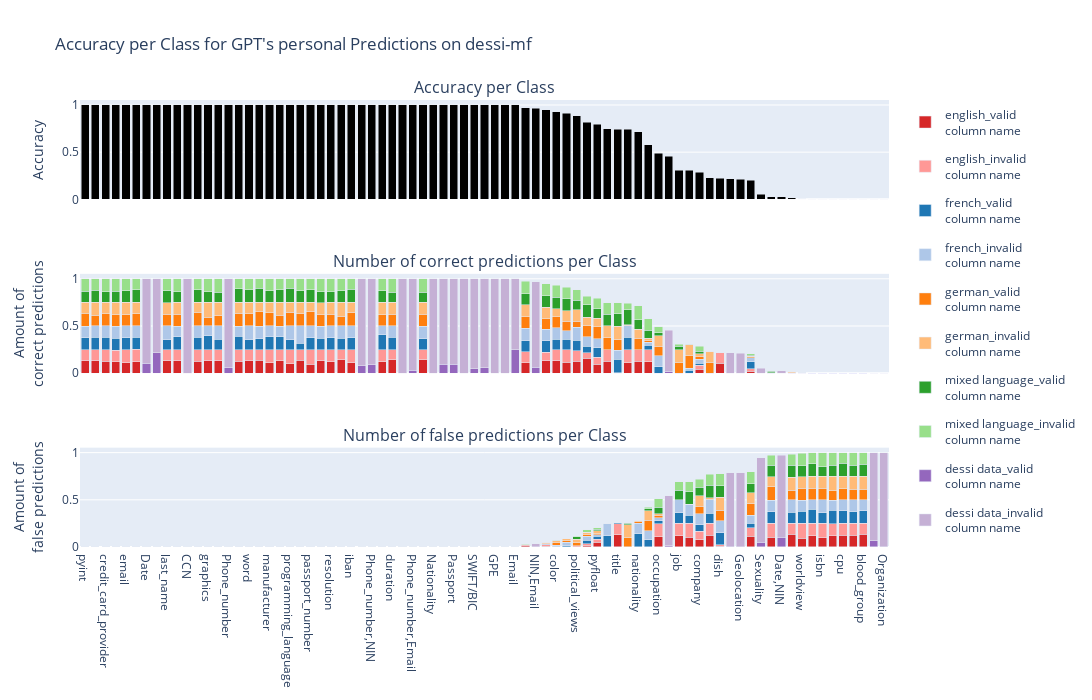
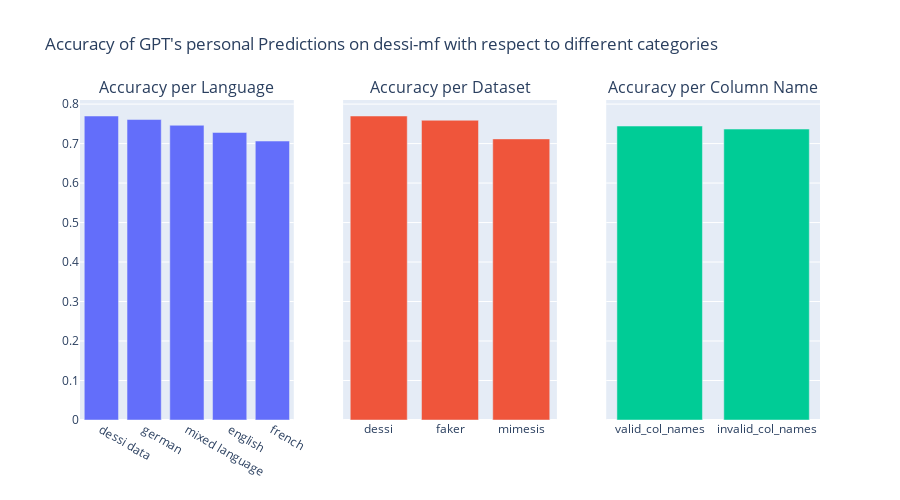

Here is the notebook cell these charts were saved with, in order:
### Code cell
create_analysis_plot(results_df_own_data)

### Figure 1 — Plotly figure (JSON) as saved in the notebook; plotly's stock layout.template omitted (floating-point values rounded to 4 significant figures)
{"data": [{"marker": {"color": "black"}, "showlegend": false, "type": "bar", "x": ["pyint", "credit_card_number", "credit_card_provider", "swift", "email", "ean", "Date", "Email,Phone_number", "last_name", "first_name", "CCN", "float_number", "graphics", "date", "Phone_number", "phone_number", "word", "isbn13", "manufacturer", "url", "programming_language", "integer_number", "passport_number", "full_name", "resolution", "system_quality_attribute", "iban", "Email,NIN", "Phone_number,NIN", "version", "duration", "Race", "Phone_number,Email", "name", "Nationality", "NIN,Phone_number", "Passport", "IBAN", "SWIFT/BIC", "Religion", "GPE", "ID_Card", "Email", "address", "NIN,Email", "measure_unit", "color", "language", "political_views", "phone_model", "pyfloat", "ssn", "title", "answer", "nationality", "city", "occupation", "NIN", "job", "academic_degree", "company", "gender", "dish", "Gender", "Geolocation", "drink", "Sexuality", "user_agent", "Date,NIN", "current_location", "worldview", "currency", "isbn", "blood_type", "cpu", "sex", "blood_group", "NIN,Date", "Organization"], "y": [1, 1, 1, 1, 1, 1, 1, 1, 1, 1, 1, 1, 1, 1, 1, 1, 1, 1, 1, 1, 1, 1, 1, 1, 1, 1, 1, 1, 1, 1, 1, 1, 1, 1, 1, 1, 1, 1, 1, 1, 1, 1, 1, 0.972, 0.9677, 0.9474, 0.93, 0.91, 0.885, 0.8158, 0.7958, 0.7478, 0.745, 0.7434, 0.715, 0.5789, 0.4899, 0.4567, 0.307, 0.3065, 0.2844, 0.23, 0.2237, 0.2157, 0.2129, 0.2039, 0.05263, 0.02632, 0.02564, 0.01754, 0.005, 0, 0, 0, 0, 0, 0, 0, 0]}, {"legendgroup": "0", "marker": {"color": "#d62728"}, "name": "english_valid<br>column name", "showlegend": true, "type": "bar", "x": ["company", "academic_degree", "political_views", "color", "currency", "credit_card_provider", "language", "ean", "cpu", "graphics", "float_number", "word", "isbn13", "job", "phone_number", "email", "programming_language", "blood_type", "worldview", "title", "credit_card_number", "pyint", "current_location", "pyfloat", "first_name", "resolution", "last_name", "url", "ssn", "manufacturer", "nationality", "sex", "occupation", "blood_group", "integer_number", "dish", "system_quality_attribute", "version", "passport_number", "date", "swift", "answer", "city", "duration", "address", "name", "full_name", "drink", "user_agent", "isbn", "iban", "measure_unit", "phone_model", "gender"], "xaxis": "x2", "y": [0.04289, 0, 0.125, 0.1309, 0, 0.1276, 0.115, 0.1203, 0, 0.1316, 0.125, 0.1316, 0.1349, 0, 0.1241, 0.1121, 0.09868, 0, 0, 0, 0.1332, 0.134, 0, 0.09343, 0.1335, 0.1184, 0.1291, 0.1306, 0.1283, 0.1118, 0.125, 0, 0, 0, 0.1382, 0.1053, 0.1447, 0.1184, 0.09649, 0.131, 0.1197, 0.1118, 0.1184, 0.1447, 0.1121, 0.1422, 0.1313, 0.01974, 0, 0, 0.1096, 0.1316, 0.1579, 0], "yaxis": "y2"}, {"legendgroup": "1", "marker": {"color": "#ff9896"}, "name": "english_invalid<br>column name", "showlegend": true, "type": "bar", "x": ["company", "academic_degree", "political_views", "color", "currency", "credit_card_provider", "language", "ean", "cpu", "graphics", "float_number", "word", "isbn13", "job", "phone_number", "email", "programming_language", "blood_type", "worldview", "title", "credit_card_number", "pyint", "current_location", "pyfloat", "first_name", "resolution", "last_name", "url", "ssn", "manufacturer", "nationality", "sex", "occupation", "blood_group", "integer_number", "dish", "system_quality_attribute", "version", "passport_number", "date", "swift", "answer", "city", "duration", "address", "name", "full_name", "drink", "user_agent", "isbn", "iban", "measure_unit", "phone_model", "gender"], "xaxis": "x2", "y": [0.04289, 0, 0.11, 0.1196, 0, 0.1207, 0.135, 0.1306, 0, 0.1184, 0.125, 0.1184, 0.1142, 0, 0.1265, 0.1379, 0.1513, 0, 0, 0.005, 0.1168, 0.1134, 0, 0.07612, 0.1148, 0.1316, 0.1197, 0.1168, 0.1195, 0.1382, 0.125, 0, 0, 0, 0.1118, 0.1184, 0.1053, 0.1316, 0.1535, 0.1172, 0.1232, 0.1382, 0.1316, 0.1053, 0.1145, 0.1067, 0.1162, 0.02632, 0, 0, 0.1404, 0.09211, 0.05921, 0], "yaxis": "y2"}, {"legendgroup": "2", "marker": {"color": "#1f77b4"}, "name": "french_valid<br>column name", "showlegend": true, "type": "bar", "x": ["credit_card_number", "credit_card_provider", "email", "ean", "measure_unit", "ssn", "first_name", "swift", "currency", "isbn", "date", "phone_model", "company", "language", "pyfloat", "pyint", "last_name", "integer_number", "blood_group", "word", "passport_number", "political_views", "color", "url", "float_number", "blood_type", "academic_degree", "full_name", "gender", "dish", "current_location", "address", "drink", "phone_number", "occupation", "title", "cpu", "duration", "isbn13", "user_agent", "graphics", "city", "name", "answer", "nationality", "sex", "worldview", "job", "manufacturer", "iban", "programming_language", "version", "system_quality_attribute", "resolution"], "xaxis": "x2", "y": [0.1332, 0.131, 0.1262, 0.1271, 0.1184, 0, 0.1358, 0.1268, 0, 0, 0.1138, 0.06579, 0.01806, 0.11, 0.1003, 0.1271, 0.1056, 0.06579, 0, 0.1053, 0.1272, 0.115, 0.1106, 0.1375, 0.1316, 0, 0.03015, 0.1212, 0, 0, 0, 0.1168, 0.07237, 0.1382, 0.06566, 0.145, 0, 0.1316, 0.1176, 0, 0.1447, 0.04605, 0.1156, 0.1316, 0, 0, 0.005, 0, 0.1382, 0.1272, 0.1053, 0.1579, 0.1184, 0.125], "yaxis": "y2"}, {"legendgroup": "3", "marker": {"color": "#aec7e8"}, "name": "french_invalid<br>column name", "showlegend": true, "type": "bar", "x": ["credit_card_number", "credit_card_provider", "email", "ean", "measure_unit", "ssn", "first_name", "swift", "currency", "isbn", "date", "phone_model", "company", "language", "pyfloat", "pyint", "last_name", "integer_number", "blood_group", "word", "passport_number", "political_views", "color", "url", "float_number", "blood_type", "academic_degree", "full_name", "gender", "dish", "current_location", "address", "drink", "phone_number", "occupation", "title", "cpu", "duration", "isbn13", "user_agent", "graphics", "city", "name", "answer", "nationality", "sex", "worldview", "job", "manufacturer", "iban", "programming_language", "version", "system_quality_attribute", "resolution"], "xaxis": "x2", "y": [0.1168, 0.1207, 0.1238, 0.1237, 0.125, 0, 0.1148, 0.1268, 0, 0, 0.1379, 0.1053, 0.04515, 0.09, 0.09689, 0.1237, 0.1455, 0.1842, 0, 0.1447, 0.1228, 0.135, 0.1196, 0.1134, 0.1184, 0, 0.0201, 0.1263, 0, 0, 0, 0.1332, 0.04605, 0.1101, 0.1212, 0.095, 0, 0.1184, 0.1315, 0.006579, 0.1053, 0.03289, 0.1333, 0.1184, 0, 0, 0, 0, 0.1118, 0.1228, 0.1447, 0.09211, 0.1316, 0.125], "yaxis": "y2"}, {"legendgroup": "4", "marker": {"color": "#ff7f0e"}, "name": "german_valid<br>column name", "showlegend": true, "type": "bar", "x": ["pyint", "pyfloat", "academic_degree", "gender", "last_name", "address", "blood_type", "sex", "credit_card_provider", "swift", "company", "url", "color", "integer_number", "title", "currency", "full_name", "graphics", "isbn", "blood_group", "ssn", "measure_unit", "ean", "first_name", "system_quality_attribute", "email", "phone_number", "job", "occupation", "drink", "isbn13", "word", "date", "programming_language", "iban", "manufacturer", "phone_model", "language", "float_number", "nationality", "name", "passport_number", "city", "current_location", "credit_card_number", "political_views", "duration", "worldview", "cpu", "resolution", "user_agent", "dish", "version", "answer"], "xaxis": "x2", "y": [0.1375, 0.1246, 0.1357, 0.115, 0.1244, 0.1192, 0, 0, 0.131, 0.1232, 0.02483, 0.1168, 0.1151, 0.1316, 0.11, 0, 0.1263, 0.09211, 0, 0, 0.1283, 0.1118, 0.1271, 0.1241, 0.1053, 0.1168, 0.1358, 0.114, 0.101, 0.01316, 0.1522, 0.1316, 0.1103, 0.1447, 0.1404, 0.1382, 0.1118, 0.1, 0.1447, 0.12, 0.1289, 0.1491, 0.01316, 0.004386, 0.1145, 0.065, 0.125, 0, 0, 0.125, 0, 0, 0.1184, 0.006579], "yaxis": "y2"}, {"legendgroup": "5", "marker": {"color": "#ffbb78"}, "name": "german_invalid<br>column name", "showlegend": true, "type": "bar", "x": ["pyint", "pyfloat", "academic_degree", "gender", "last_name", "address", "blood_type", "sex", "credit_card_provider", "swift", "company", "url", "color", "integer_number", "title", "currency", "full_name", "graphics", "isbn", "blood_group", "ssn", "measure_unit", "ean", "first_name", "system_quality_attribute", "email", "phone_number", "job", "occupation", "drink", "isbn13", "word", "date", "programming_language", "iban", "manufacturer", "phone_model", "language", "float_number", "nationality", "name", "passport_number", "city", "current_location", "credit_card_number", "political_views", "duration", "worldview", "cpu", "resolution", "user_agent", "dish", "version", "answer"], "xaxis": "x2", "y": [0.1134, 0.08997, 0.1156, 0.115, 0.1244, 0.1308, 0, 0, 0.1207, 0.1303, 0.0316, 0.134, 0.08804, 0.1184, 0.14, 0, 0.1263, 0.1579, 0, 0, 0.1239, 0.1184, 0.1237, 0.1265, 0.1447, 0.1332, 0.1148, 0.136, 0.1061, 0, 0.1003, 0.1184, 0.1414, 0.1053, 0.1096, 0.1118, 0.09211, 0.11, 0.1053, 0.095, 0.1244, 0.1009, 0.02632, 0.008772, 0.1355, 0.12, 0.125, 0, 0, 0.125, 0, 0, 0.1316, 0.006579], "yaxis": "y2"}, {"legendgroup": "6", "marker": {"color": "#2ca02c"}, "name": "mixed language_valid<br>column name", "showlegend": true, "type": "bar", "x": ["swift", "credit_card_number", "political_views", "pyint", "float_number", "last_name", "address", "current_location", "phone_number", "isbn13", "manufacturer", "company", "title", "color", "job", "occupation", "word", "date", "cpu", "integer_number", "passport_number", "phone_model", "city", "academic_degree", "url", "ssn", "system_quality_attribute", "gender", "ean", "first_name", "iban", "sex", "drink", "email", "pyfloat", "currency", "answer", "measure_unit", "blood_group", "user_agent", "credit_card_provider", "name", "programming_language", "dish", "full_name", "language", "worldview", "duration", "resolution", "version", "graphics", "isbn", "blood_type", "nationality"], "xaxis": "x2", "y": [0.1162, 0.1262, 0.105, 0.1168, 0.1316, 0.1244, 0.1145, 0.004386, 0.1452, 0.1488, 0.125, 0.02935, 0.135, 0.1219, 0.03509, 0.03535, 0.1316, 0.1034, 0, 0.125, 0.1316, 0.1316, 0.08553, 0.005025, 0.134, 0.1239, 0.125, 0, 0.1306, 0.1124, 0.1404, 0, 0.01316, 0.1215, 0.1038, 0, 0.1579, 0.125, 0, 0.01316, 0.1103, 0.1067, 0.1513, 0, 0.1162, 0.13, 0, 0.1053, 0.1118, 0.125, 0.1118, 0, 0, 0.1], "yaxis": "y2"}, {"legendgroup": "7", "marker": {"color": "#98df8a"}, "name": "mixed language_invalid<br>column name", "showlegend": true, "type": "bar", "x": ["swift", "credit_card_number", "political_views", "pyint", "float_number", "last_name", "address", "current_location", "phone_number", "isbn13", "manufacturer", "company", "title", "color", "job", "occupation", "word", "date", "cpu", "integer_number", "passport_number", "phone_model", "city", "academic_degree", "url", "ssn", "system_quality_attribute", "gender", "ean", "first_name", "iban", "sex", "drink", "email", "pyfloat", "currency", "answer", "measure_unit", "blood_group", "user_agent", "credit_card_provider", "name", "programming_language", "dish", "full_name", "language", "worldview", "duration", "resolution", "version", "graphics", "isbn", "blood_type", "nationality"], "xaxis": "x2", "y": [0.1338, 0.1238, 0.11, 0.134, 0.1184, 0.1268, 0.1308, 0, 0.1054, 0.1003, 0.125, 0.04966, 0.115, 0.1242, 0.02193, 0.06061, 0.1184, 0.1448, 0, 0.125, 0.1184, 0.09211, 0.125, 0, 0.1168, 0.1239, 0.125, 0, 0.1168, 0.1382, 0.1096, 0, 0.01316, 0.1285, 0.1107, 0, 0.07237, 0.125, 0, 0.006579, 0.1379, 0.1422, 0.09868, 0, 0.1364, 0.12, 0, 0.1447, 0.1382, 0.125, 0.1382, 0, 0, 0.15], "yaxis": "y2"}, {"legendgroup": "8", "marker": {"color": "#9467bd"}, "name": "dessi data_valid<br>column name", "showlegend": true, "type": "bar", "x": ["Date", "Geolocation", "Email,Phone_number", "CCN", "NIN", "Phone_number", "Gender", "NIN,Date", "Email,NIN", "Phone_number,NIN", "Race", "NIN,Email", "Sexuality", "Phone_number,Email", "Nationality", "NIN,Phone_number", "Passport", "IBAN", "SWIFT/BIC", "Religion", "Organization", "Date,NIN", "GPE", "ID_Card", "Email"], "xaxis": "x2", "y": [0.1071, 0, 0.2143, 0, 0.01493, 0.05941, 0, 0, 0.07692, 0.08889, 0, 0.06452, 0, 0.03333, 0, 0.09302, 0.09524, 0, 0.04651, 0.05556, 0, 0, 0, 0, 0.25], "yaxis": "y2"}, {"legendgroup": "9", "marker": {"color": "#c5b0d5"}, "name": "dessi data_invalid<br>column name", "showlegend": true, "type": "bar", "x": ["Date", "Geolocation", "Email,Phone_number", "CCN", "NIN", "Phone_number", "Gender", "NIN,Date", "Email,NIN", "Phone_number,NIN", "Race", "NIN,Email", "Sexuality", "Phone_number,Email", "Nationality", "NIN,Phone_number", "Passport", "IBAN", "SWIFT/BIC", "Religion", "Organization", "Date,NIN", "GPE", "ID_Card", "Email"], "xaxis": "x2", "y": [0.8929, 0.2129, 0.7857, 1, 0.4418, 0.9406, 0.2157, 0, 0.9231, 0.9111, 1, 0.9032, 0.05263, 0.9667, 1, 0.907, 0.9048, 1, 0.9535, 0.9444, 0, 0.02564, 1, 1, 0.75], "yaxis": "y2"}, {"legendgroup": "0", "marker": {"color": "#d62728"}, "name": "english_valid<br>column name", "showlegend": false, "type": "bar", "x": ["company", "academic_degree", "political_views", "color", "currency", "credit_card_provider", "language", "ean", "cpu", "graphics", "float_number", "word", "isbn13", "job", "phone_number", "email", "programming_language", "blood_type", "worldview", "title", "credit_card_number", "pyint", "current_location", "pyfloat", "first_name", "resolution", "last_name", "url", "ssn", "manufacturer", "nationality", "sex", "occupation", "blood_group", "integer_number", "dish", "system_quality_attribute", "version", "passport_number", "date", "swift", "answer", "city", "duration", "address", "name", "full_name", "drink", "user_agent", "isbn", "iban", "measure_unit", "phone_model", "gender"], "xaxis": "x3", "y": [0.07675, 0.1055, 0.005, 0, 0.1203, 0, 0, 0, 0.125, 0, 0, 0, 0, 0.1184, 0, 0, 0, 0.1206, 0.095, 0.13, 0, 0, 0.136, 0.04844, 0, 0, 0, 0, 0, 0, 0, 0.1228, 0.1111, 0.136, 0, 0.006579, 0, 0, 0, 0, 0, 0, 0, 0, 0.01402, 0, 0, 0.1118, 0.1053, 0.09868, 0, 0.006579, 0.01316, 0.125], "yaxis": "y3"}, {"legendgroup": "1", "marker": {"color": "#ff9896"}, "name": "english_invalid<br>column name", "showlegend": false, "type": "bar", "x": ["company", "academic_degree", "political_views", "color", "currency", "credit_card_provider", "language", "ean", "cpu", "graphics", "float_number", "word", "isbn13", "job", "phone_number", "email", "programming_language", "blood_type", "worldview", "title", "credit_card_number", "pyint", "current_location", "pyfloat", "first_name", "resolution", "last_name", "url", "ssn", "manufacturer", "nationality", "sex", "occupation", "blood_group", "integer_number", "dish", "system_quality_attribute", "version", "passport_number", "date", "swift", "answer", "city", "duration", "address", "name", "full_name", "drink", "user_agent", "isbn", "iban", "measure_unit", "phone_model", "gender"], "xaxis": "x3", "y": [0.08804, 0.1457, 0.01, 0, 0.1306, 0, 0, 0, 0.125, 0, 0, 0, 0, 0.1316, 0, 0, 0, 0.1256, 0.155, 0.115, 0, 0, 0.114, 0.03114, 0, 0, 0, 0, 0, 0, 0, 0.1272, 0.1364, 0.114, 0, 0.01974, 0, 0, 0, 0, 0, 0, 0, 0, 0.009346, 0, 0, 0.09211, 0.1447, 0.1513, 0, 0.01974, 0.01974, 0.125], "yaxis": "y3"}, {"legendgroup": "2", "marker": {"color": "#1f77b4"}, "name": "french_valid<br>column name", "showlegend": false, "type": "bar", "x": ["credit_card_number", "credit_card_provider", "email", "ean", "measure_unit", "ssn", "first_name", "swift", "currency", "isbn", "date", "phone_model", "company", "language", "pyfloat", "pyint", "last_name", "integer_number", "blood_group", "word", "passport_number", "political_views", "color", "url", "float_number", "blood_type", "academic_degree", "full_name", "gender", "dish", "current_location", "address", "drink", "phone_number", "occupation", "title", "cpu", "duration", "isbn13", "user_agent", "graphics", "city", "name", "answer", "nationality", "sex", "worldview", "job", "manufacturer", "iban", "programming_language", "version", "system_quality_attribute", "resolution"], "xaxis": "x3", "y": [0, 0, 0, 0, 0, 0.1195, 0, 0, 0.1478, 0.1118, 0, 0.03947, 0.07223, 0.015, 0.0346, 0, 0, 0, 0.136, 0, 0, 0, 0.009029, 0, 0, 0.1407, 0.08543, 0, 0.11, 0.125, 0.1184, 0, 0.04605, 0, 0.0303, 0.01, 0.1316, 0, 0, 0.125, 0, 0.07895, 0, 0, 0.14, 0.1228, 0.13, 0.114, 0, 0, 0, 0, 0, 0], "yaxis": "y3"}, {"legendgroup": "3", "marker": {"color": "#aec7e8"}, "name": "french_invalid<br>column name", "showlegend": false, "type": "bar", "x": ["credit_card_number", "credit_card_provider", "email", "ean", "measure_unit", "ssn", "first_name", "swift", "currency", "isbn", "date", "phone_model", "company", "language", "pyfloat", "pyint", "last_name", "integer_number", "blood_group", "word", "passport_number", "political_views", "color", "url", "float_number", "blood_type", "academic_degree", "full_name", "gender", "dish", "current_location", "address", "drink", "phone_number", "occupation", "title", "cpu", "duration", "isbn13", "user_agent", "graphics", "city", "name", "answer", "nationality", "sex", "worldview", "job", "manufacturer", "iban", "programming_language", "version", "system_quality_attribute", "resolution"], "xaxis": "x3", "y": [0, 0, 0, 0, 0.006579, 0.1327, 0, 0, 0.09966, 0.1382, 0, 0.03947, 0.1151, 0.035, 0.0173, 0, 0, 0, 0.114, 0, 0, 0, 0.01129, 0, 0, 0.1106, 0.1156, 0, 0.14, 0.125, 0.1316, 0, 0.08553, 0, 0.0303, 0, 0.1184, 0, 0, 0.1184, 0, 0.09211, 0, 0, 0.11, 0.1272, 0.115, 0.136, 0, 0, 0, 0, 0, 0], "yaxis": "y3"}, {"legendgroup": "4", "marker": {"color": "#ff7f0e"}, "name": "german_valid<br>column name", "showlegend": false, "type": "bar", "x": ["pyint", "pyfloat", "academic_degree", "gender", "last_name", "address", "blood_type", "sex", "credit_card_provider", "swift", "company", "url", "color", "integer_number", "title", "currency", "full_name", "graphics", "isbn", "blood_group", "ssn", "measure_unit", "ean", "first_name", "system_quality_attribute", "email", "phone_number", "job", "occupation", "drink", "isbn13", "word", "date", "programming_language", "iban", "manufacturer", "phone_model", "language", "float_number", "nationality", "name", "passport_number", "city", "current_location", "credit_card_number", "political_views", "duration", "worldview", "cpu", "resolution", "user_agent", "dish", "version", "answer"], "xaxis": "x3", "y": [0, 0.01038, 0, 0.005, 0, 0, 0.1005, 0.1096, 0, 0, 0.08126, 0, 0.02483, 0, 0, 0.1237, 0, 0, 0.125, 0.114, 0, 0, 0, 0, 0, 0, 0, 0, 0.0303, 0.125, 0, 0, 0, 0, 0, 0, 0.01974, 0.015, 0, 0.015, 0, 0, 0.1118, 0.1009, 0, 0.03, 0, 0.125, 0.1184, 0, 0.1447, 0.1118, 0, 0.09868], "yaxis": "y3"}, {"legendgroup": "5", "marker": {"color": "#ffbb78"}, "name": "german_invalid<br>column name", "showlegend": false, "type": "bar", "x": ["pyint", "pyfloat", "academic_degree", "gender", "last_name", "address", "blood_type", "sex", "credit_card_provider", "swift", "company", "url", "color", "integer_number", "title", "currency", "full_name", "graphics", "isbn", "blood_group", "ssn", "measure_unit", "ean", "first_name", "system_quality_attribute", "email", "phone_number", "job", "occupation", "drink", "isbn13", "word", "date", "programming_language", "iban", "manufacturer", "phone_model", "language", "float_number", "nationality", "name", "passport_number", "city", "current_location", "credit_card_number", "political_views", "duration", "worldview", "cpu", "resolution", "user_agent", "dish", "version", "answer"], "xaxis": "x3", "y": [0, 0.02768, 0, 0.015, 0, 0, 0.1508, 0.1404, 0, 0, 0.1106, 0, 0.02032, 0, 0, 0.1271, 0, 0, 0.125, 0.136, 0, 0.01974, 0, 0, 0, 0, 0, 0, 0.01515, 0.1118, 0, 0, 0, 0, 0, 0, 0.02632, 0.025, 0, 0.02, 0, 0, 0.09868, 0.136, 0, 0.035, 0, 0.125, 0.1316, 0, 0.1053, 0.1382, 0, 0.1382], "yaxis": "y3"}, {"legendgroup": "6", "marker": {"color": "#2ca02c"}, "name": "mixed language_valid<br>column name", "showlegend": false, "type": "bar", "x": ["swift", "credit_card_number", "political_views", "pyint", "float_number", "last_name", "address", "current_location", "phone_number", "isbn13", "manufacturer", "company", "title", "color", "job", "occupation", "word", "date", "cpu", "integer_number", "passport_number", "phone_model", "city", "academic_degree", "url", "ssn", "system_quality_attribute", "gender", "ean", "first_name", "iban", "sex", "drink", "email", "pyfloat", "currency", "answer", "measure_unit", "blood_group", "user_agent", "credit_card_provider", "name", "programming_language", "dish", "full_name", "language", "worldview", "duration", "resolution", "version", "graphics", "isbn", "blood_type", "nationality"], "xaxis": "x3", "y": [0, 0, 0.03, 0, 0, 0, 0, 0.1316, 0, 0, 0, 0.09029, 0, 0.004515, 0.1009, 0.06566, 0, 0, 0.1382, 0, 0, 0, 0.02632, 0.1357, 0, 0, 0, 0.135, 0, 0, 0, 0.1184, 0.09868, 0, 0.0173, 0.1306, 0.01316, 0, 0.1272, 0.125, 0, 0, 0, 0.125, 0, 0, 0.115, 0, 0, 0, 0, 0.09868, 0.1156, 0], "yaxis": "y3"}, {"legendgroup": "7", "marker": {"color": "#98df8a"}, "name": "mixed language_invalid<br>column name", "showlegend": false, "type": "bar", "x": ["swift", "credit_card_number", "political_views", "pyint", "float_number", "last_name", "address", "current_location", "phone_number", "isbn13", "manufacturer", "company", "title", "color", "job", "occupation", "word", "date", "cpu", "integer_number", "passport_number", "phone_model", "city", "academic_degree", "url", "ssn", "system_quality_attribute", "gender", "ean", "first_name", "iban", "sex", "drink", "email", "pyfloat", "currency", "answer", "measure_unit", "blood_group", "user_agent", "credit_card_provider", "name", "programming_language", "dish", "full_name", "language", "worldview", "duration", "resolution", "version", "graphics", "isbn", "blood_type", "nationality"], "xaxis": "x3", "y": [0, 0, 0.005, 0, 0, 0, 0.004673, 0.114, 0, 0, 0, 0.08126, 0, 0, 0.09211, 0.09091, 0, 0, 0.1118, 0, 0, 0.02632, 0.01316, 0.1055, 0, 0, 0, 0.115, 0, 0, 0, 0.1316, 0.125, 0, 0.0173, 0.1203, 0.006579, 0, 0.1228, 0.1053, 0, 0, 0, 0.125, 0, 0, 0.135, 0, 0, 0, 0, 0.1513, 0.1357, 0], "yaxis": "y3"}, {"legendgroup": "8", "marker": {"color": "#9467bd"}, "name": "dessi data_valid<br>column name", "showlegend": false, "type": "bar", "x": ["Date", "Geolocation", "Email,Phone_number", "CCN", "NIN", "Phone_number", "Gender", "NIN,Date", "Email,NIN", "Phone_number,NIN", "Race", "NIN,Email", "Sexuality", "Phone_number,Email", "Nationality", "NIN,Phone_number", "Passport", "IBAN", "SWIFT/BIC", "Religion", "Organization", "Date,NIN", "GPE", "ID_Card", "Email"], "xaxis": "x3", "y": [0, 0, 0, 0, 0.01493, 0, 0, 0.06667, 0, 0, 0, 0, 0.05263, 0, 0, 0, 0, 0, 0, 0, 0, 0.1026, 0, 0, 0], "yaxis": "y3"}, {"legendgroup": "9", "marker": {"color": "#c5b0d5"}, "name": "dessi data_invalid<br>column name", "showlegend": false, "type": "bar", "x": ["Date", "Geolocation", "Email,Phone_number", "CCN", "NIN", "Phone_number", "Gender", "NIN,Date", "Email,NIN", "Phone_number,NIN", "Race", "NIN,Email", "Sexuality", "Phone_number,Email", "Nationality", "NIN,Phone_number", "Passport", "IBAN", "SWIFT/BIC", "Religion", "Organization", "Date,NIN", "GPE", "ID_Card", "Email"], "xaxis": "x3", "y": [0, 0.7871, 0, 0, 0.5284, 0, 0.7843, 0.9333, 0, 0, 0, 0.03226, 0.8947, 0, 0, 0, 0, 0, 0, 0, 1, 0.8718, 0, 0, 0], "yaxis": "y3"}], "layout": {"annotations": [{"font": {"size": 16}, "showarrow": false, "text": "Accuracy per Class", "x": 0.5, "xanchor": "center", "xref": "paper", "y": 1, "yanchor": "bottom", "yref": "paper"}, {"font": {"size": 16}, "showarrow": false, "text": "Number of correct predictions per Class", "x": 0.5, "xanchor": "center", "xref": "paper", "y": 0.6111, "yanchor": "bottom", "yref": "paper"}, {"font": {"size": 16}, "showarrow": false, "text": "Number of false predictions per Class", "x": 0.5, "xanchor": "center", "xref": "paper", "y": 0.2222, "yanchor": "bottom", "yref": "paper"}], "barmode": "stack", "height": 700, "title": {"text": "Accuracy per Class for GPT's personal Predictions on dessi-mf"}, "width": 1500, "xaxis": {"anchor": "y", "domain": [0, 1], "matches": "x3", "showticklabels": false}, "xaxis2": {"anchor": "y2", "domain": [0, 1], "matches": "x3", "showticklabels": false}, "xaxis3": {"anchor": "y3", "domain": [0, 1]}, "yaxis": {"anchor": "x", "domain": [0.7778, 1], "title": {"text": "Accuracy"}}, "yaxis2": {"anchor": "x2", "domain": [0.3889, 0.6111], "title": {"text": "Amount of<br>correct predictions"}}, "yaxis3": {"anchor": "x3", "domain": [0, 0.2222], "title": {"text": "Amount of<br>false predictions"}}}}

### Figure 2 — Plotly figure (JSON) as saved in the notebook; plotly's stock layout.template omitted (floating-point values rounded to 4 significant figures)
{"data": [{"showlegend": false, "type": "bar", "x": ["dessi data", "german", "mixed language", "english", "french"], "xaxis": "x", "y": [0.7698, 0.7609, 0.7463, 0.7282, 0.7064], "yaxis": "y"}, {"showlegend": false, "type": "bar", "x": ["dessi", "faker", "mimesis"], "xaxis": "x2", "y": [0.7698, 0.7591, 0.7118], "yaxis": "y2"}, {"showlegend": false, "type": "bar", "x": ["valid_col_names", "invalid_col_names"], "xaxis": "x3", "y": [0.7443, 0.7367], "yaxis": "y3"}], "layout": {"annotations": [{"font": {"size": 16}, "showarrow": false, "text": "Accuracy per Language", "x": 0.1444, "xanchor": "center", "xref": "paper", "y": 1, "yanchor": "bottom", "yref": "paper"}, {"font": {"size": 16}, "showarrow": false, "text": "Accuracy per Dataset", "x": 0.5, "xanchor": "center", "xref": "paper", "y": 1, "yanchor": "bottom", "yref": "paper"}, {"font": {"size": 16}, "showarrow": false, "text": "Accuracy per Column Name", "x": 0.8556, "xanchor": "center", "xref": "paper", "y": 1, "yanchor": "bottom", "yref": "paper"}], "height": 500, "title": {"text": "Accuracy of GPT's personal Predictions on dessi-mf with respect to different categories"}, "width": 900, "xaxis": {"anchor": "y", "domain": [0, 0.2889]}, "xaxis2": {"anchor": "y2", "domain": [0.3556, 0.6444]}, "xaxis3": {"anchor": "y3", "domain": [0.7111, 1]}, "yaxis": {"anchor": "x", "domain": [0, 1]}, "yaxis2": {"anchor": "x2", "domain": [0, 1], "matches": "y", "showticklabels": false}, "yaxis3": {"anchor": "x3", "domain": [0, 1], "matches": "y", "showticklabels": false}}}
